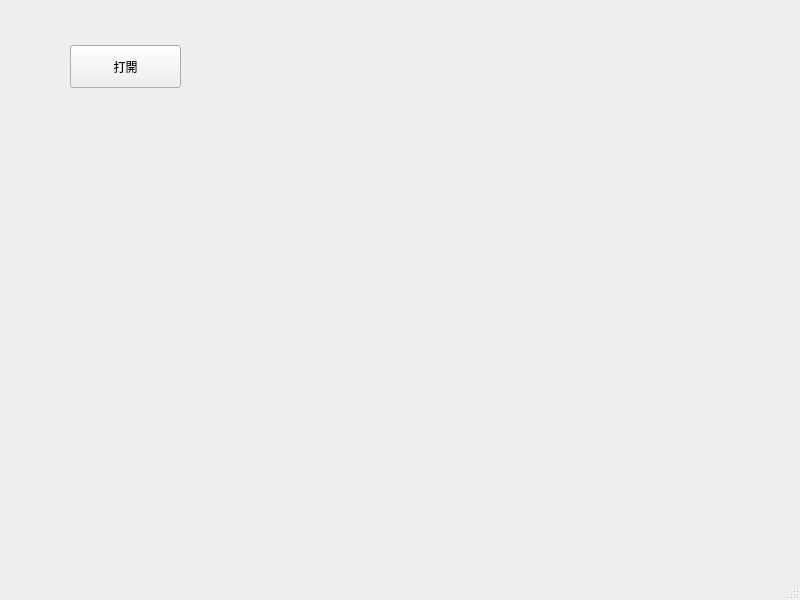
<?xml version="1.0" encoding="UTF-8"?>
<ui version="4.0">
 <class>MainWindow</class>
 <widget class="QMainWindow" name="MainWindow">
  <property name="geometry">
   <rect>
    <x>0</x>
    <y>0</y>
    <width>800</width>
    <height>600</height>
   </rect>
  </property>
  <property name="windowTitle">
   <string>MainWindow</string>
  </property>
  <widget class="QWidget" name="centralwidget">
   <widget class="QPushButton" name="btn_start">
    <property name="geometry">
     <rect>
      <x>70</x>
      <y>45</y>
      <width>111</width>
      <height>43</height>
     </rect>
    </property>
    <property name="text">
     <string>打開</string>
    </property>
   </widget>
  </widget>
  <widget class="QMenuBar" name="menubar">
   <property name="geometry">
    <rect>
     <x>0</x>
     <y>0</y>
     <width>800</width>
     <height>25</height>
    </rect>
   </property>
  </widget>
  <widget class="QStatusBar" name="statusbar"/>
 </widget>
 <resources/>
 <connections/>
</ui>
